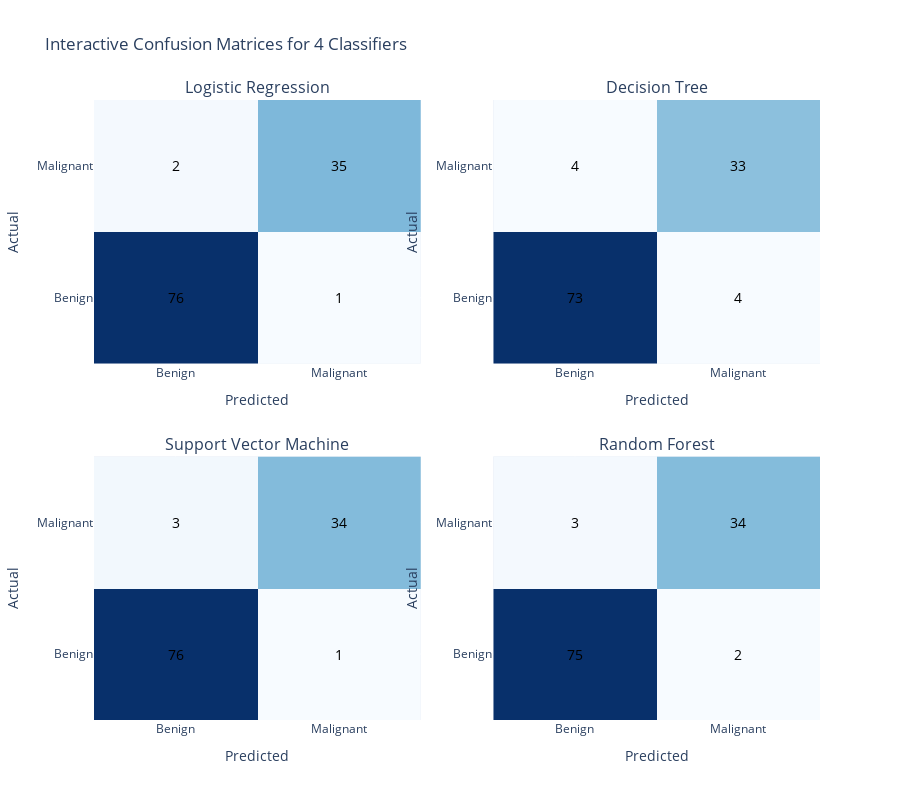

Notebook cell for this chart:
### Markdown cell above
# Models Confusion Matrix

### Code cell
import joblib
from sklearn.metrics import confusion_matrix
import plotly.graph_objects as go
from plotly.subplots import make_subplots

# Load models from pkl files
models = {
    'Logistic Regression': joblib.load('lg_model.pkl'),
    'Decision Tree': joblib.load('dt_model.pkl'),
    'Support Vector Machine': joblib.load('svm_model.pkl'),
    'Random Forest': joblib.load('rf_model.pkl')
}

# Make predictions using the loaded models
predictions = {}
for name, model in models.items():
    predictions[name] = model.predict(X_test)

# Create subplot layout
fig = make_subplots(
    rows=2, cols=2,
    subplot_titles=list(models.keys()),
    horizontal_spacing=0.1,
    vertical_spacing=0.15
)

labels = ['Benign', 'Malignant']

i = 1
for idx, (name, preds) in enumerate(predictions.items()):
    row = (i - 1) // 2 + 1
    col = (i - 1) % 2 + 1
    cm = confusion_matrix(Y_test, preds)

    # Add heatmap for confusion matrix
    fig.add_trace(
        go.Heatmap(
            z=cm,
            x=labels,
            y=labels,
            colorscale='Blues',
            showscale=False,
            hovertemplate='Predicted: %{x}<br>Actual: %{y}<br>Count: %{z}<extra></extra>',
        ),
        row=row,
        col=col
    )

    # Add annotations to the heatmap
    for r in range(len(cm)):
        for c in range(len(cm[r])):
            fig.add_annotation(
                x=labels[c],
                y=labels[r],
                text=str(cm[r][c]),
                showarrow=False,
                font=dict(color='black', size=14),
                row=row,
                col=col
            )
    i += 1

# Final layout updates
fig.update_layout(
    height=800,
    width=900,
    title_text="Interactive Confusion Matrices for 4 Classifiers",
    showlegend=False
)

fig.update_xaxes(title_text="Predicted")
fig.update_yaxes(title_text="Actual")

fig.show()

### Figure 1 — Plotly figure (JSON) as saved in the notebook; plotly's stock layout.template omitted (floating-point values rounded to 4 significant figures)
{"data": [{"colorscale": [[0, "rgb(247,251,255)"], [0.125, "rgb(222,235,247)"], [0.25, "rgb(198,219,239)"], [0.375, "rgb(158,202,225)"], [0.5, "rgb(107,174,214)"], [0.625, "rgb(66,146,198)"], [0.75, "rgb(33,113,181)"], [0.875, "rgb(8,81,156)"], [1, "rgb(8,48,107)"]], "hovertemplate": "Predicted: %{x}<br>Actual: %{y}<br>Count: %{z}<extra></extra>", "showscale": false, "type": "heatmap", "x": ["Benign", "Malignant"], "xaxis": "x", "y": ["Benign", "Malignant"], "yaxis": "y", "z": [[76, 1], [2, 35]]}, {"colorscale": [[0, "rgb(247,251,255)"], [0.125, "rgb(222,235,247)"], [0.25, "rgb(198,219,239)"], [0.375, "rgb(158,202,225)"], [0.5, "rgb(107,174,214)"], [0.625, "rgb(66,146,198)"], [0.75, "rgb(33,113,181)"], [0.875, "rgb(8,81,156)"], [1, "rgb(8,48,107)"]], "hovertemplate": "Predicted: %{x}<br>Actual: %{y}<br>Count: %{z}<extra></extra>", "showscale": false, "type": "heatmap", "x": ["Benign", "Malignant"], "xaxis": "x2", "y": ["Benign", "Malignant"], "yaxis": "y2", "z": [[73, 4], [4, 33]]}, {"colorscale": [[0, "rgb(247,251,255)"], [0.125, "rgb(222,235,247)"], [0.25, "rgb(198,219,239)"], [0.375, "rgb(158,202,225)"], [0.5, "rgb(107,174,214)"], [0.625, "rgb(66,146,198)"], [0.75, "rgb(33,113,181)"], [0.875, "rgb(8,81,156)"], [1, "rgb(8,48,107)"]], "hovertemplate": "Predicted: %{x}<br>Actual: %{y}<br>Count: %{z}<extra></extra>", "showscale": false, "type": "heatmap", "x": ["Benign", "Malignant"], "xaxis": "x3", "y": ["Benign", "Malignant"], "yaxis": "y3", "z": [[76, 1], [3, 34]]}, {"colorscale": [[0, "rgb(247,251,255)"], [0.125, "rgb(222,235,247)"], [0.25, "rgb(198,219,239)"], [0.375, "rgb(158,202,225)"], [0.5, "rgb(107,174,214)"], [0.625, "rgb(66,146,198)"], [0.75, "rgb(33,113,181)"], [0.875, "rgb(8,81,156)"], [1, "rgb(8,48,107)"]], "hovertemplate": "Predicted: %{x}<br>Actual: %{y}<br>Count: %{z}<extra></extra>", "showscale": false, "type": "heatmap", "x": ["Benign", "Malignant"], "xaxis": "x4", "y": ["Benign", "Malignant"], "yaxis": "y4", "z": [[75, 2], [3, 34]]}], "layout": {"annotations": [{"font": {"size": 16}, "showarrow": false, "text": "Logistic Regression", "x": 0.225, "xanchor": "center", "xref": "paper", "y": 1, "yanchor": "bottom", "yref": "paper"}, {"font": {"size": 16}, "showarrow": false, "text": "Decision Tree", "x": 0.775, "xanchor": "center", "xref": "paper", "y": 1, "yanchor": "bottom", "yref": "paper"}, {"font": {"size": 16}, "showarrow": false, "text": "Support Vector Machine", "x": 0.225, "xanchor": "center", "xref": "paper", "y": 0.425, "yanchor": "bottom", "yref": "paper"}, {"font": {"size": 16}, "showarrow": false, "text": "Random Forest", "x": 0.775, "xanchor": "center", "xref": "paper", "y": 0.425, "yanchor": "bottom", "yref": "paper"}, {"font": {"color": "black", "size": 14}, "showarrow": false, "text": "76", "x": "Benign", "xref": "x", "y": "Benign", "yref": "y"}, {"font": {"color": "black", "size": 14}, "showarrow": false, "text": "1", "x": "Malignant", "xref": "x", "y": "Benign", "yref": "y"}, {"font": {"color": "black", "size": 14}, "showarrow": false, "text": "2", "x": "Benign", "xref": "x", "y": "Malignant", "yref": "y"}, {"font": {"color": "black", "size": 14}, "showarrow": false, "text": "35", "x": "Malignant", "xref": "x", "y": "Malignant", "yref": "y"}, {"font": {"color": "black", "size": 14}, "showarrow": false, "text": "73", "x": "Benign", "xref": "x2", "y": "Benign", "yref": "y2"}, {"font": {"color": "black", "size": 14}, "showarrow": false, "text": "4", "x": "Malignant", "xref": "x2", "y": "Benign", "yref": "y2"}, {"font": {"color": "black", "size": 14}, "showarrow": false, "text": "4", "x": "Benign", "xref": "x2", "y": "Malignant", "yref": "y2"}, {"font": {"color": "black", "size": 14}, "showarrow": false, "text": "33", "x": "Malignant", "xref": "x2", "y": "Malignant", "yref": "y2"}, {"font": {"color": "black", "size": 14}, "showarrow": false, "text": "76", "x": "Benign", "xref": "x3", "y": "Benign", "yref": "y3"}, {"font": {"color": "black", "size": 14}, "showarrow": false, "text": "1", "x": "Malignant", "xref": "x3", "y": "Benign", "yref": "y3"}, {"font": {"color": "black", "size": 14}, "showarrow": false, "text": "3", "x": "Benign", "xref": "x3", "y": "Malignant", "yref": "y3"}, {"font": {"color": "black", "size": 14}, "showarrow": false, "text": "34", "x": "Malignant", "xref": "x3", "y": "Malignant", "yref": "y3"}, {"font": {"color": "black", "size": 14}, "showarrow": false, "text": "75", "x": "Benign", "xref": "x4", "y": "Benign", "yref": "y4"}, {"font": {"color": "black", "size": 14}, "showarrow": false, "text": "2", "x": "Malignant", "xref": "x4", "y": "Benign", "yref": "y4"}, {"font": {"color": "black", "size": 14}, "showarrow": false, "text": "3", "x": "Benign", "xref": "x4", "y": "Malignant", "yref": "y4"}, {"font": {"color": "black", "size": 14}, "showarrow": false, "text": "34", "x": "Malignant", "xref": "x4", "y": "Malignant", "yref": "y4"}], "height": 800, "showlegend": false, "title": {"text": "Interactive Confusion Matrices for 4 Classifiers"}, "width": 900, "xaxis": {"anchor": "y", "domain": [0, 0.45], "title": {"text": "Predicted"}}, "xaxis2": {"anchor": "y2", "domain": [0.55, 1], "title": {"text": "Predicted"}}, "xaxis3": {"anchor": "y3", "domain": [0, 0.45], "title": {"text": "Predicted"}}, "xaxis4": {"anchor": "y4", "domain": [0.55, 1], "title": {"text": "Predicted"}}, "yaxis": {"anchor": "x", "domain": [0.575, 1], "title": {"text": "Actual"}}, "yaxis2": {"anchor": "x2", "domain": [0.575, 1], "title": {"text": "Actual"}}, "yaxis3": {"anchor": "x3", "domain": [0, 0.425], "title": {"text": "Actual"}}, "yaxis4": {"anchor": "x4", "domain": [0, 0.425], "title": {"text": "Actual"}}}}
